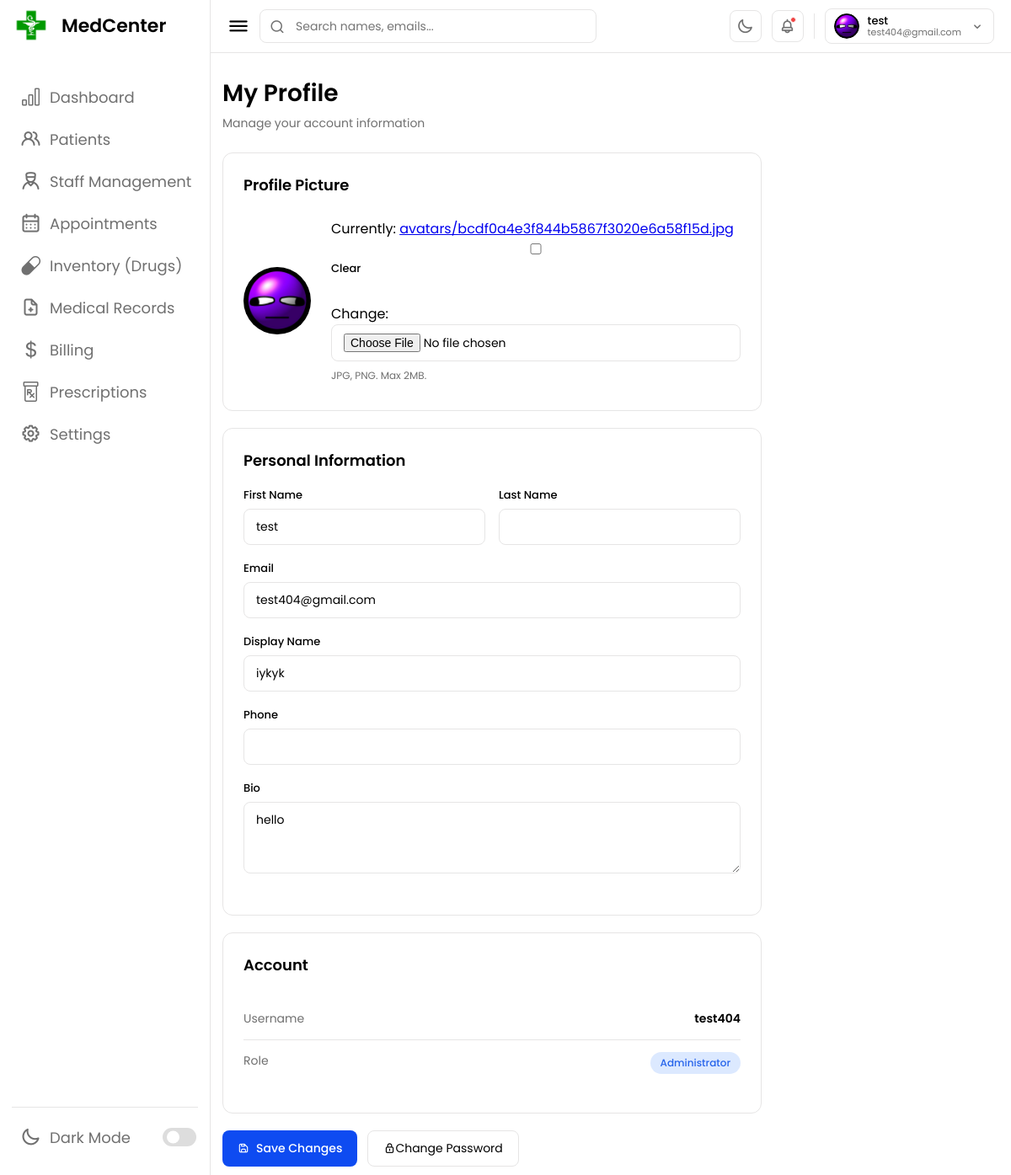
/profile/ (signed in), run on the app's committed database.
### myapp/models.py (models this page shows, shortened)
class UserProfile(models.Model):
    user = models.OneToOneField(User, on_delete=models.CASCADE, related_name="profile")
    avatar = models.ImageField(upload_to="avatars/", null=True, blank=True)
    full_name = models.CharField(max_length=150, blank=True)
    phone = models.CharField(max_length=30, blank=True)
    bio = models.TextField(blank=True)

### myapp/views.py (the view)
# urls.py: path("profile/", views.profile, name="profile"),
@login_required
def profile(request):
    profile_obj, _ = UserProfile.objects.get_or_create(user=request.user)
    if request.method == "POST":
        user_form = UserInfoForm(request.POST, instance=request.user)
        profile_form = UserProfileForm(request.POST, request.FILES, instance=profile_obj)
        if user_form.is_valid() and profile_form.is_valid():
            user_form.save()
            profile_form.save()
            messages.success(request, "Profile updated successfully.")
            return redirect("profile")
    else:
        user_form = UserInfoForm(instance=request.user)
        profile_form = UserProfileForm(instance=profile_obj)
    return render(request, "dashboard/profile.html", {
        "user_form": user_form,
        "profile_form": profile_form,
        "profile_obj": profile_obj,
    })

### myapp/forms.py
class UserInfoForm(forms.ModelForm):
    class Meta:
        model = User
        fields = ["first_name", "last_name", "email"]

class UserProfileForm(forms.ModelForm):
    class Meta:
        model = UserProfile
        fields = ["avatar", "full_name", "phone", "bio"]
        widgets = {
            "bio": forms.Textarea(attrs={"rows": 3}),
        }

### myapp/templates/dashboard/profile.html (shortened to what this page needs)
{% extends "dashboard/base.html" %}
{% block dash_content %}
<div class="dash-content">
    <div class="page-header" style="margin-bottom:24px;">
        <h1>My Profile</h1>
        <p>Manage your account information</p>
    </div>
    <form method="post" enctype="multipart/form-data">
        <div class="table-card" style="max-width:640px; margin-bottom:20px;">
            <div class="table-card-header"><h3>Profile Picture</h3></div>
            <div style="display:flex; align-items:center; gap:24px; padding:8px 0;">
                <div style="width:80px; height:80px; border-radius:50%; overflow:hidden; background:var(--primary-color); display:flex; align-items:center; justify-content:center; flex-shrink:0;">
                    {% if profile_obj.avatar %}
                        <img src="{{ profile_obj.avatar.url }}" style="width:100%; height:100%; object-fit:cover;">
                    {% else %}
                        <span style="font-size:28px; font-weight:600; color:#fff;">{{ request.user.username|first|upper }}</span>
                    {% endif %}
                </div>
                <div>
                    <div class="form-group" style="margin-bottom:8px;">
                        {{ profile_form.avatar }}
                    </div>
                    <p style="font-size:12px; color:var(--black-light-color);">JPG, PNG. Max 2MB.</p>
                </div>
            </div>
        </div>
        <div class="table-card" style="max-width:640px; margin-bottom:20px;">
            <div class="table-card-header"><h3>Personal Information</h3></div>
            <div class="form-row">
                <div class="form-group">
                    <label>First Name</label>
                    {{ user_form.first_name }}
                </div>
                <div class="form-group">
                    <label>Last Name</label>
                    {{ user_form.last_name }}
                </div>
            </div>
            <div class="form-group">
                <label>Email</label>
                {{ user_form.email }}
            </div>
            <div class="form-group">
                <label>Display Name</label>
                {{ profile_form.full_name }}
            </div>
            <div class="form-group">
                <label>Phone</label>
                {{ profile_form.phone }}
            </div>
            <div class="form-group">
                <label>Bio</label>
                {{ profile_form.bio }}
            </div>
        </div>
        <div class="table-card" style="max-width:640px; margin-bottom:20px;">
            <div class="table-card-header"><h3>Account</h3></div>
            <div style="padding:8px 0;">
                <div style="display:flex; justify-content:space-between; padding:14px 0; border-bottom:1px solid var(--border-color);">
                    <span style="color:var(--black-light-color); font-size:14px;">Username</span>
                    <span style="font-weight:600; color:var(--text-color); font-size:14px;">{{ request.user.username }}</span>
                </div>
                <div style="display:flex; justify-content:space-between; padding:14px 0;">
                    <span style="color:var(--black-light-color); font-size:14px;">Role</span>
                    <span class="badge badge-blue">Administrator</span>
                </div>
            </div>
        </div>
        <div class="form-actions">
            <button type="submit" class="btn-primary"><i class="uil uil-save"></i> Save Changes</button>
            <a href="{% url 'password_change' %}" class="btn-secondary"><i class="uil uil-lock-alt"></i> Change Password</a>
        </div>
    </form>
</div>
{% endblock %}

### myapp/templates/dashboard/base.html (shortened to what this page needs)
{% load static %}
<!DOCTYPE html>
<html lang="en">
<head>
    <link rel="stylesheet" href="https://unicons.iconscout.com/release/v4.0.0/css/line.css">
    <link rel="stylesheet" href="https://cdn.jsdelivr.net/npm/bootstrap-icons@1.11.3/font/bootstrap-icons.min.css">
    <link rel="stylesheet" href="https://cdnjs.cloudflare.com/ajax/libs/font-awesome/6.5.1/css/all.min.css">
    <link rel="stylesheet" href="{% static 'dashboard/css/style.css' %}">
    <link rel="stylesheet" href="{% static 'dashboard/css/stats.css' %}">
</head>
<body>
    <nav id="sidebar">
        <div class="logo-name">
            <div class="logo-image">
                <img src="{% static 'dashboard/images/logo.png' %}" alt="MediCenter Logo">
            </div>
            <span class="logo_name">MedCenter</span>
        </div>
        <div class="menu-items">
            <ul class="nav-links">
                <li><a href="{% url 'index' %}" {% if request.resolver_match.url_name == 'index' %}class="active-link"{% endif %}>
                    <i class="bi bi-bar-chart"></i>
                    <span class="link-name">Dashboard</span>
                </a></li>
                <li><a href="{% url 'patients' %}" {% if request.resolver_match.url_name == 'patients' %}class="active-link"{% endif %}>
                    <i class="uil uil-users-alt"></i>
                    <span class="link-name">Patients</span>
                </a></li>
                <li><a href="{% url 'staffmanagement' %}" {% if request.resolver_match.url_name == 'staffmanagement' %}class="active-link"{% endif %}>
                    <i class="uil uil-user-md"></i>
                    <span class="link-name">Staff Management</span>
                </a></li>
                <li><a href="{% url 'appointments' %}">
                    <i class="uil uil-calendar-alt"></i>
                    <span class="link-name">Appointments</span>
                </a></li>
                <li><a href="{% url 'inventory' %}">
                    <i class="bi bi-capsule"></i>
                    <span class="link-name">Inventory (Drugs)</span>
                </a></li>
                <li><a href="{% url 'medicalrecords' %}">
                    <i class="uil uil-file-medical"></i>
                    <span class="link-name">Medical Records</span>
                </a></li>
                <li><a href="{% url 'billing' %}">
                    <i class="bi bi-currency-dollar"></i>
                    <span class="link-name">Billing</span>
                </a></li>
                <li><a href="{% url 'prescriptions' %}">
                    <i class="bi bi-prescription"></i>
                    <span class="link-name">Prescriptions</span>
                </a></li>
                <li><a href="{% url 'settings' %}">
                    <i class="uil uil-cog"></i>
                    <span class="link-name">Settings</span>
                </a></li>
            </ul>
            <ul class="logout-mode">
                <li class="mode">
                    <a href="#">
                        <i class="uil uil-moon"></i>
                        <span class="link-name">Dark Mode</span>
                    </a>
                    <div class="mode-toggle" id="modeToggle">
                        <span class="switch"></span>
                    </div>
                </li>
            </ul>
        </div>
    </nav>
    <section class="dashboard">
        <div class="top">
    <i class="uil uil-bars sidebar-toggle" id="sidebarToggle"></i>
    <div class="search-wrap">
        <input type="text" placeholder="Search names, emails..." id="searchInput" />
    </div>
    <button class="icon-btn" id="darkBtn" title="Toggle dark mode">
        <i class="uil uil-moon" id="darkIcon"></i>
    </button>
    <button class="icon-btn" id="notifBtn" title="Notifications">
        <i class="uil uil-bell"></i>
        <span class="notif-dot" id="notifDot"></span>
    </button>
    <div class="user-section" id="userSection">
        <div class="avatar" style="{% if request.user.profile.avatar %}background:none; padding:0; overflow:hidden;{% endif %}">
            {% if request.user.profile.avatar %}
                <img src="{{ request.user.profile.avatar.url }}" style="width:30px;height:30px;border-radius:50%;object-fit:cover;">
            {% else %}
                {{ request.user.username|first|upper }}
            {% endif %}
        </div>
        <div class="user-info">
            <span class="user-name">{{ request.user.get_full_name|default:request.user.username }}</span>
            <span class="user-email">{{ request.user.email|default:"admin@medcenter.com" }}</span>
        </div>
        <i class="uil uil-angle-down" id="userChevron" style="font-size:18px; color:var(--black-light-color); transition:transform 0.2s;"></i>
    </div>
</div>
        {% block dash_content %}{% endblock %}
    </section>
</body>
</html>

### myapp/static/dashboard/css/stats.css (style rules this page uses)
.page-header { margin-bottom: 24px; }
.page-header h1 { font-size: 28px; font-weight: 600; color: var(--text-color); margin-bottom: 4px; }
.page-header p { font-size: 14px; color: var(--black-light-color); }

### data on the page
UserProfile: avatar (picture), full_name "iykyk", bio "hello"

### other printed values
{{ request.user.get_full_name|default:request.user.username }} "test"
{{ request.user.email|default:"admin@medcenter.com" }} "test404@gmail.com"
{{ request.user.username }} "test404"
